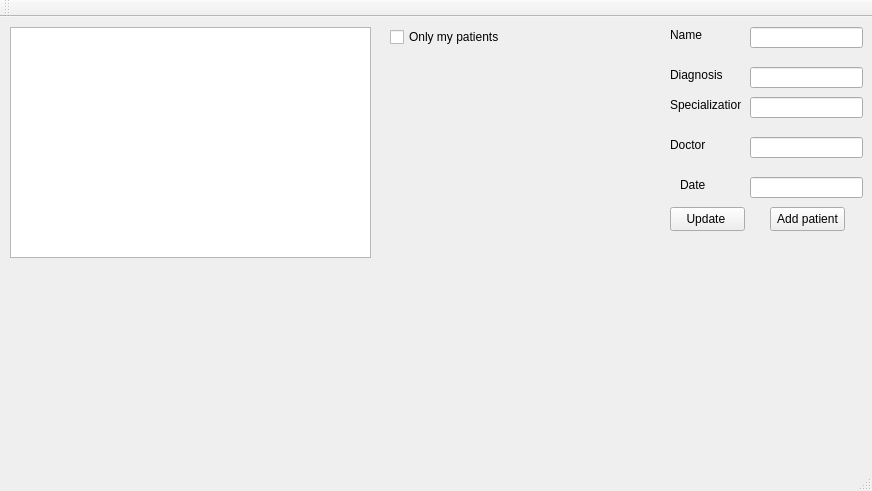
<?xml version="1.0" encoding="UTF-8"?>
<ui version="4.0">
 <class>ManagementClass</class>
 <widget class="QMainWindow" name="ManagementClass">
  <property name="geometry">
   <rect>
    <x>0</x>
    <y>0</y>
    <width>872</width>
    <height>491</height>
   </rect>
  </property>
  <property name="windowTitle">
   <string>Management</string>
  </property>
  <widget class="QWidget" name="centralWidget">
   <widget class="QListWidget" name="listWidget">
    <property name="geometry">
     <rect>
      <x>10</x>
      <y>10</y>
      <width>361</width>
      <height>231</height>
     </rect>
    </property>
   </widget>
   <widget class="QCheckBox" name="checkBox">
    <property name="geometry">
     <rect>
      <x>390</x>
      <y>10</y>
      <width>121</width>
      <height>20</height>
     </rect>
    </property>
    <property name="text">
     <string>Only my patients</string>
    </property>
   </widget>
   <widget class="QLineEdit" name="nameLine">
    <property name="geometry">
     <rect>
      <x>750</x>
      <y>10</y>
      <width>113</width>
      <height>21</height>
     </rect>
    </property>
   </widget>
   <widget class="QLineEdit" name="diagnosisLine">
    <property name="geometry">
     <rect>
      <x>750</x>
      <y>50</y>
      <width>113</width>
      <height>21</height>
     </rect>
    </property>
   </widget>
   <widget class="QLineEdit" name="specializationLine">
    <property name="geometry">
     <rect>
      <x>750</x>
      <y>80</y>
      <width>113</width>
      <height>21</height>
     </rect>
    </property>
   </widget>
   <widget class="QLineEdit" name="doctorLine">
    <property name="geometry">
     <rect>
      <x>750</x>
      <y>120</y>
      <width>113</width>
      <height>21</height>
     </rect>
    </property>
   </widget>
   <widget class="QLineEdit" name="dateLine">
    <property name="geometry">
     <rect>
      <x>750</x>
      <y>160</y>
      <width>113</width>
      <height>21</height>
     </rect>
    </property>
   </widget>
   <widget class="QLabel" name="label">
    <property name="geometry">
     <rect>
      <x>670</x>
      <y>10</y>
      <width>49</width>
      <height>16</height>
     </rect>
    </property>
    <property name="text">
     <string>Name</string>
    </property>
   </widget>
   <widget class="QLabel" name="label_2">
    <property name="geometry">
     <rect>
      <x>670</x>
      <y>50</y>
      <width>71</width>
      <height>16</height>
     </rect>
    </property>
    <property name="text">
     <string>Diagnosis</string>
    </property>
   </widget>
   <widget class="QLabel" name="label_3">
    <property name="geometry">
     <rect>
      <x>670</x>
      <y>80</y>
      <width>71</width>
      <height>16</height>
     </rect>
    </property>
    <property name="text">
     <string>Specialization</string>
    </property>
   </widget>
   <widget class="QLabel" name="label_4">
    <property name="geometry">
     <rect>
      <x>670</x>
      <y>120</y>
      <width>49</width>
      <height>16</height>
     </rect>
    </property>
    <property name="text">
     <string>Doctor</string>
    </property>
   </widget>
   <widget class="QLabel" name="label_5">
    <property name="geometry">
     <rect>
      <x>680</x>
      <y>160</y>
      <width>49</width>
      <height>16</height>
     </rect>
    </property>
    <property name="text">
     <string>Date</string>
    </property>
   </widget>
   <widget class="QPushButton" name="addButton">
    <property name="geometry">
     <rect>
      <x>770</x>
      <y>190</y>
      <width>75</width>
      <height>24</height>
     </rect>
    </property>
    <property name="text">
     <string>Add patient</string>
    </property>
   </widget>
   <widget class="QPushButton" name="updateButton">
    <property name="geometry">
     <rect>
      <x>670</x>
      <y>190</y>
      <width>75</width>
      <height>24</height>
     </rect>
    </property>
    <property name="text">
     <string>Update </string>
    </property>
   </widget>
  </widget>
  <widget class="QMenuBar" name="menuBar">
   <property name="geometry">
    <rect>
     <x>0</x>
     <y>0</y>
     <width>872</width>
     <height>22</height>
    </rect>
   </property>
  </widget>
  <widget class="QToolBar" name="mainToolBar">
   <attribute name="toolBarArea">
    <enum>TopToolBarArea</enum>
   </attribute>
   <attribute name="toolBarBreak">
    <bool>false</bool>
   </attribute>
  </widget>
  <widget class="QStatusBar" name="statusBar"/>
 </widget>
 <layoutdefault spacing="6" margin="11"/>
 <resources>
  <include location="Management.qrc"/>
 </resources>
 <connections/>
</ui>
